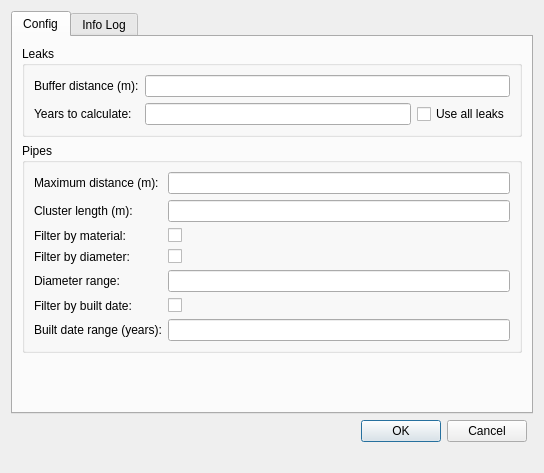
<?xml version="1.0" encoding="UTF-8"?>
<ui version="4.0">
 <class>dlg_assignation</class>
 <widget class="QDialog" name="dlg_assignation">
  <property name="geometry">
   <rect>
    <x>0</x>
    <y>0</y>
    <width>544</width>
    <height>473</height>
   </rect>
  </property>
  <property name="windowTitle">
   <string>Breakdown assignation</string>
  </property>
  <layout class="QGridLayout" name="gridLayout">
   <item row="2" column="0">
    <widget class="QLabel" name="lbl_timer">
     <property name="text">
      <string/>
     </property>
    </widget>
   </item>
   <item row="0" column="0" colspan="2">
    <widget class="QTabWidget" name="mainTab">
     <property name="currentIndex">
      <number>0</number>
     </property>
     <widget class="QWidget" name="tab_config">
      <property name="whatsThis">
       <string/>
      </property>
      <attribute name="title">
       <string>Config</string>
      </attribute>
      <layout class="QGridLayout" name="gridLayout_2">
       <item row="10" column="0">
        <spacer name="verticalSpacer">
         <property name="orientation">
          <enum>Qt::Vertical</enum>
         </property>
         <property name="sizeHint" stdset="0">
          <size>
           <width>20</width>
           <height>40</height>
          </size>
         </property>
        </spacer>
       </item>
       <item row="3" column="0">
        <widget class="QGroupBox" name="lbl_pipes">
         <property name="title">
          <string>Pipes</string>
         </property>
         <layout class="QGridLayout" name="gridLayout_5">
          <item row="5" column="1">
           <widget class="QCheckBox" name="chk_builtdate">
            <property name="text">
             <string/>
            </property>
           </widget>
          </item>
          <item row="3" column="0">
           <widget class="QLabel" name="lbl_diameter">
            <property name="toolTip">
             <string>Uses only pipes that match the diameter range of the initial one.</string>
            </property>
            <property name="text">
             <string>Filter by diameter:</string>
            </property>
            <property name="buddy">
             <cstring>chk_diameter</cstring>
            </property>
           </widget>
          </item>
          <item row="1" column="0">
           <widget class="QLabel" name="lbl_cluster_length">
            <property name="toolTip">
             <string>Maximum sum of pipe lengths within a cluster, in meters.</string>
            </property>
            <property name="text">
             <string>Cluster length (m):</string>
            </property>
            <property name="buddy">
             <cstring>txt_cluster_length</cstring>
            </property>
           </widget>
          </item>
          <item row="5" column="0">
           <widget class="QLabel" name="lbl_builtdate">
            <property name="toolTip">
             <string>Uses only pipes that match the builtdate range of the initial one.</string>
            </property>
            <property name="text">
             <string>Filter by built date:</string>
            </property>
           </widget>
          </item>
          <item row="4" column="0">
           <widget class="QLabel" name="lbl_diameter_range">
            <property name="toolTip">
             <string>Diameter range based on factors of the initial pipe.</string>
            </property>
            <property name="text">
             <string>Diameter range:</string>
            </property>
            <property name="buddy">
             <cstring>txt_diameter_range</cstring>
            </property>
           </widget>
          </item>
          <item row="3" column="1">
           <widget class="QCheckBox" name="chk_diameter">
            <property name="text">
             <string/>
            </property>
           </widget>
          </item>
          <item row="2" column="0">
           <widget class="QLabel" name="lbl_material">
            <property name="enabled">
             <bool>true</bool>
            </property>
            <property name="toolTip">
             <string>Uses only pipes of the same material as the initial one.</string>
            </property>
            <property name="text">
             <string>Filter by material:</string>
            </property>
            <property name="buddy">
             <cstring>chk_material</cstring>
            </property>
           </widget>
          </item>
          <item row="1" column="1">
           <widget class="QLineEdit" name="txt_cluster_length"/>
          </item>
          <item row="4" column="1">
           <widget class="QLineEdit" name="txt_diameter_range"/>
          </item>
          <item row="2" column="1">
           <widget class="QCheckBox" name="chk_material">
            <property name="text">
             <string/>
            </property>
           </widget>
          </item>
          <item row="0" column="1">
           <widget class="QLineEdit" name="txt_max_distance"/>
          </item>
          <item row="0" column="0">
           <widget class="QLabel" name="lbl_max_distance">
            <property name="toolTip">
             <string>Maximum distance, in meters, between the initial pipe and other pipes included in the cluster.</string>
            </property>
            <property name="text">
             <string>Maximum distance (m):</string>
            </property>
            <property name="buddy">
             <cstring>txt_max_distance</cstring>
            </property>
           </widget>
          </item>
          <item row="6" column="0">
           <widget class="QLabel" name="lbl_builtdate_range">
            <property name="toolTip">
             <string>Built date range, in years before and after the initial pipe.</string>
            </property>
            <property name="text">
             <string>Built date range (years):</string>
            </property>
           </widget>
          </item>
          <item row="6" column="1">
           <widget class="QLineEdit" name="txt_builtdate_range"/>
          </item>
         </layout>
        </widget>
       </item>
       <item row="0" column="0">
        <widget class="QGroupBox" name="lbl_leaks">
         <property name="title">
          <string>Leaks</string>
         </property>
         <layout class="QGridLayout" name="gridLayout_4">
          <item row="1" column="0">
           <widget class="QLabel" name="lbl_years">
            <property name="toolTip">
             <string>Number of years of leak data to consider, based on recency.</string>
            </property>
            <property name="text">
             <string>Years to calculate:</string>
            </property>
            <property name="buddy">
             <cstring>txt_years</cstring>
            </property>
           </widget>
          </item>
          <item row="1" column="1">
           <widget class="QLineEdit" name="txt_years"/>
          </item>
          <item row="0" column="0">
           <widget class="QLabel" name="lbl_buffer">
            <property name="toolTip">
             <string>Distance from a leak at which pipes are selected to be assigned that leak.</string>
            </property>
            <property name="text">
             <string>Buffer distance (m):</string>
            </property>
            <property name="buddy">
             <cstring>txt_buffer</cstring>
            </property>
           </widget>
          </item>
          <item row="1" column="2">
           <widget class="QCheckBox" name="chk_all_leaks">
            <property name="toolTip">
             <string>Calculates leaks per kilometer per year using all available data, regardless of the 'years to calculate' parameter.</string>
            </property>
            <property name="text">
             <string>Use all leaks</string>
            </property>
           </widget>
          </item>
          <item row="0" column="1" colspan="2">
           <widget class="QLineEdit" name="txt_buffer"/>
          </item>
         </layout>
        </widget>
       </item>
      </layout>
     </widget>
     <widget class="QWidget" name="tab_infolog">
      <attribute name="title">
       <string>Info Log</string>
      </attribute>
      <layout class="QGridLayout" name="gridLayout_3">
       <item row="0" column="0">
        <widget class="QTextEdit" name="tab_log_txt_infolog">
         <property name="font">
          <font>
           <family>Courier New</family>
           <pointsize>10</pointsize>
          </font>
         </property>
         <property name="readOnly">
          <bool>true</bool>
         </property>
        </widget>
       </item>
       <item row="1" column="0">
        <widget class="QProgressBar" name="progressBar">
         <property name="value">
          <number>0</number>
         </property>
        </widget>
       </item>
      </layout>
     </widget>
    </widget>
   </item>
   <item row="1" column="0">
    <layout class="QGridLayout" name="lyt_buttons">
     <property name="leftMargin">
      <number>0</number>
     </property>
     <property name="topMargin">
      <number>0</number>
     </property>
     <item row="0" column="0">
      <widget class="QDialogButtonBox" name="buttonBox">
       <property name="orientation">
        <enum>Qt::Horizontal</enum>
       </property>
       <property name="standardButtons">
        <set>QDialogButtonBox::Cancel|QDialogButtonBox::Ok</set>
       </property>
      </widget>
     </item>
    </layout>
   </item>
  </layout>
 </widget>
 <tabstops>
  <tabstop>txt_buffer</tabstop>
  <tabstop>txt_years</tabstop>
  <tabstop>txt_max_distance</tabstop>
  <tabstop>txt_cluster_length</tabstop>
  <tabstop>chk_material</tabstop>
  <tabstop>chk_diameter</tabstop>
  <tabstop>txt_diameter_range</tabstop>
  <tabstop>mainTab</tabstop>
  <tabstop>tab_log_txt_infolog</tabstop>
 </tabstops>
 <resources/>
 <connections>
  <connection>
   <sender>buttonBox</sender>
   <signal>accepted()</signal>
   <receiver>dlg_assignation</receiver>
   <slot>accept()</slot>
   <hints>
    <hint type="sourcelabel">
     <x>268</x>
     <y>330</y>
    </hint>
    <hint type="destinationlabel">
     <x>157</x>
     <y>274</y>
    </hint>
   </hints>
  </connection>
  <connection>
   <sender>buttonBox</sender>
   <signal>rejected()</signal>
   <receiver>dlg_assignation</receiver>
   <slot>reject()</slot>
   <hints>
    <hint type="sourcelabel">
     <x>336</x>
     <y>330</y>
    </hint>
    <hint type="destinationlabel">
     <x>286</x>
     <y>274</y>
    </hint>
   </hints>
  </connection>
 </connections>
</ui>
